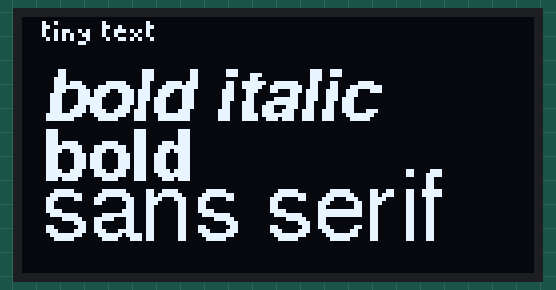
This sketch was run on a simulated Arduino Uno, built with avr-gcc and run on an emulated ATmega328P. Shown: 128×64 one-colour display.

Above: at 0.1 s.

The sketch:

OLED_Font_example.ino
```cpp
#include <Adafruit_GFX.h>
#include <Adafruit_SSD1306.h>
#include <Fonts/Picopixel.h>//tiny font
#include <Fonts/FreeSansBold9pt7b.h>//bold font
#include <Fonts/FreeSansBoldOblique9pt7b.h>//italic bold font
#include <Fonts/FreeSans12pt7b.h>//Large sans font

Adafruit_SSD1306 display(128, 64, &Wire, -1);

void setup() {
  display.begin(SSD1306_SWITCHCAPVCC, 0x3D); //0x3C
  display.setFont(&Picopixel);
  display.setTextColor(WHITE);
}

void loop() {
  display.clearDisplay();

  display.setCursor(5, 5);//set text position
  display.setFont(&Picopixel);//choose font
  display.println("tiny text");//write text

  display.setFont(&FreeSansBoldOblique9pt7b);
  display.setCursor(5, 25);
  display.println("bold italic");

  display.setFont(&FreeSansBold9pt7b);
  display.setCursor(5, 40);
  display.println("bold");

  display.setFont(&FreeSans12pt7b);
  display.setCursor(5, 55);
  display.println("sans serif");

  display.display();//sends everything to the display
  delay(200);
}
```
